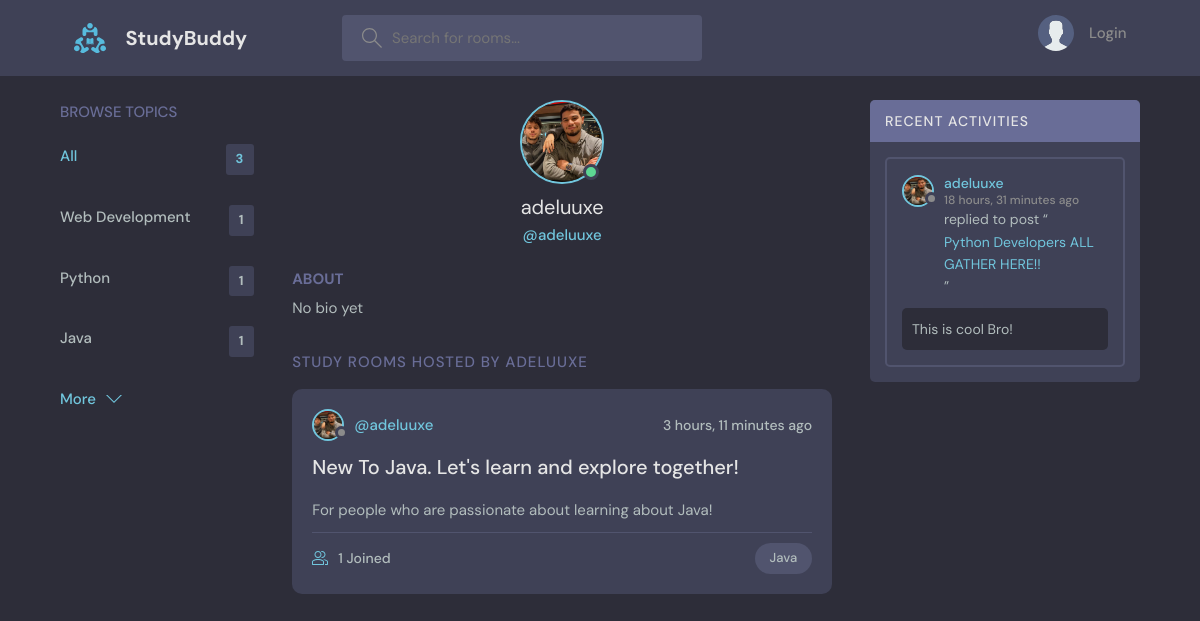
Screenshot of /profile/3/ with the database file from the repository.
### base/models.py (models this page shows, shortened)
class Topic(models.Model):
    name = models.CharField(max_length=200)

class User(AbstractUser):
    name = models.CharField(max_length=200, null=True)
    email = models.EmailField(unique=True, null=True)
    bio = models.TextField(null=True)
    avatar = models.ImageField(null=True, default="avatar.svg")
    USERNAME_FIELD = 'email'
    REQUIRED_FIELDS = []

class Room(models.Model):
    host = models.ForeignKey(User, on_delete=models.CASCADE, null=True)
    topic = models.ForeignKey(Topic, on_delete=models.SET_NULL, null=True)
    name = models.CharField(max_length=200)
    description = models.TextField(null=True, blank=True) # null for database and blank is when we save a form
    participants = models.ManyToManyField(User,
                                          related_name='participants',
                                          blank=True)
    updated = models.DateTimeField(auto_now=True) # every time we save this module the datetime is updated
    created = models.DateTimeField(auto_now_add=True) # only saves datetime when we create the model
    class Meta:
        ordering = ['-created'] # adding dash '-' means we want to order the results of the the query

class Message(models.Model):
    user = models.ForeignKey(User, on_delete=models.CASCADE)
    room = models.ForeignKey(Room, on_delete=models.CASCADE)
    body = models.TextField()
    updated = models.DateTimeField(auto_now=True)
    created = models.DateTimeField(auto_now_add=True)
    edited = models.BooleanField(default=False)
    class Meta:
        ordering = ['-created']
    def __str__(self) -> str:
        return self.body[:50]

### base/views.py (the view)
# urls.py: path('profile/<str:id>/', views.userProfile, name='profile'),
def userProfile(request, id):
    user = User.objects.get(id=int(id))
    user_rooms = user.room_set.all()
    user_messages = user.message_set.all()
    rooms_all = Room.objects.all().count()
    topics = Topic.objects.all()
    context = {
        'user': user,
        'rooms': user_rooms,
        'room_messages': user_messages,
        'rooms_count': rooms_all,
        'topics': topics
    }
    return render(request, 'base/profile.html', context)

### base/templates/base/profile.html (shortened to what this page needs)
{% extends 'main.html' %}
{% block content %}
<main class="profile-page layout layout--3">
  <div class="container">
      {% include 'base/topics_component.html' %}
    <div class="roomList">
      <div class="profile">
        <div class="profile__avatar">
          <div class="avatar avatar--large active">
            <img src="{{ user.avatar.url }}" />
          </div>
        </div>
        <div class="profile__info">
          <h3>{{ user.username }}</h3>
          <p>@{{ user.username }}</p>
        </div>
        <div class="profile__about">
          <h3>About</h3>
          <p>
            {% if user.bio %}
            {{ user.bio }}
            {% else %}
            No bio yet
            {% endif %}
          </p>
        </div>
      </div>
      <div class="roomList__header">
        <div>
          <h2>Study Rooms Hosted by {{ user.username }}</a>
          </h2>
        </div>
      </div>
      {% include 'base/feed_component.html' %}
    </div>
      {% include 'base/activity_component.html' %}
  </div>
</main>
{% endblock %}

### base/templates/base/topics_component.html
<div class="topics">
    <div class="topics__header">
      <h2>Browse Topics</h2>
    </div>
    <ul class="topics__list">
      <li>
        <a href="{% url 'home' %}" class="active">All <span>{{ rooms_count }}</span></a>
      </li>
      {% for topic in topics %}
      <li>
        <a href="{% url 'home' %}?q={{ topic.name }}">{{ topic.name }} <span>{{ topic.room_set.all.count }}</span></a>
      </li>
      {% endfor %}
    </ul>
    <a class="btn btn--link" href="topics.html">
      More
      <svg version="1.1" xmlns="http://www.w3.org/2000/svg" width="32" height="32" viewBox="0 0 32 32">
        <title>chevron-down</title>
        <path d="M16 21l-13-13h-3l16 16 16-16h-3l-13 13z"></path>
      </svg>
    </a>
</div>

### base/templates/base/feed_component.html (shortened to what this page needs)
{% for room in rooms %}
<div class="roomListRoom">
  <div class="roomListRoom__header">
    <a href="{% url 'profile' room.host.id %}" class="roomListRoom__author">
      <div class="avatar avatar--small">
        <img src="{{ room.host.avatar.url }}" />
      </div>
      <span>@{{ room.host.username }}</span>
    </a>
    <div class="roomListRoom__actions">
      <span>{{ room.created | timesince }} ago</span>
    </div>
  </div>
  <div class="roomListRoom__content">
    <a href="{% url 'room' room.id %}">{{ room.name }}</a>
    <p>
      {{ room.description }}
    </p>
  </div>
  <div class="roomListRoom__meta">
    <a href="{% url 'room' room.id %}" class="roomListRoom__joined">
      {{ room.participants.all.count }} Joined
    </a>
    <p class="roomListRoom__topic">{{ room.topic.name }}</p>
  </div>
</div>
{% endfor %}

### base/templates/base/activity_component.html (shortened to what this page needs)
<div class="activities">
    <div class="activities__header">
      <h2>Recent Activities</h2>
    </div>
    {% for message in room_messages %}
    <div class="activities__box">
      <div class="activities__boxHeader roomListRoom__header">
        <a href="{% url 'profile' message.user.id %}" class="roomListRoom__author">
          <div class="avatar avatar--small">
            <img src="{{ message.user.avatar.url }}" />
          </div>
          <p>
            {{ message.user.username }}
            <span>{{ message.created | timesince }} ago</span>
          </p>
        </a>
      </div>
      <div class="activities__boxContent">
        <p>replied to post “<a href="{% url 'room' message.room.id %}">{{ message.room.name }}</a>”</p>
        <div class="activities__boxRoomContent">
          {{ message }}
        </div>
      </div>
    </div>
    {% endfor %}
</div>

### rows the page displays
Topic: name "Web Development", room_set.all.count "1"
Topic: name "Python", room_set.all.count "1"
Topic: name "Java", room_set.all.count "1"
User: avatar (picture), username "adeluuxe", username "ADELUUXE"
Room: host.avatar (picture), host.username "adeluuxe", created "3 hours, 11 minutes", name "New To Java. Let's learn and explore together!", description "For people who are passionate about learning about Java!", participants.all.count "1", topic.name "Java"
Message: user.avatar (picture), user.username "adeluuxe", created "18 hours, 31 minutes", room.name "Python Developers ALL GATHER HERE!!", body "This is cool Bro!"

### other values shown
{{ rooms_count }} "3"
